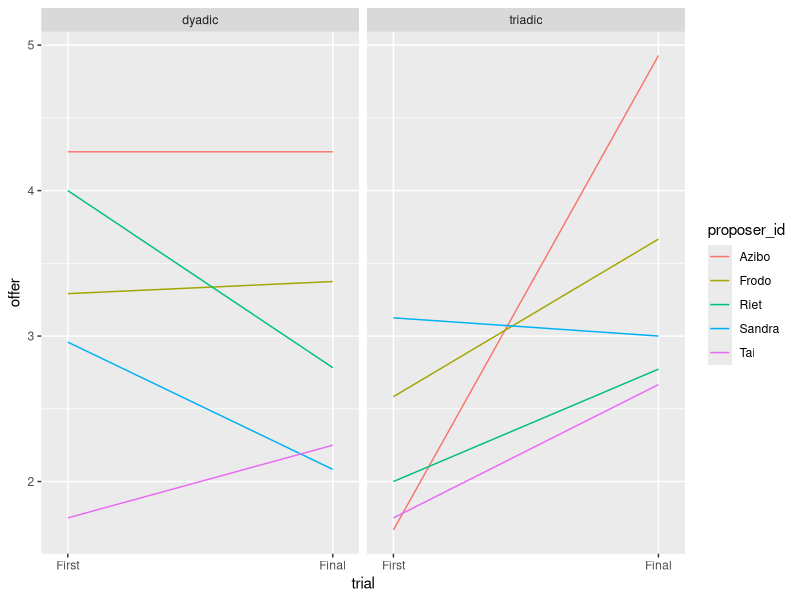
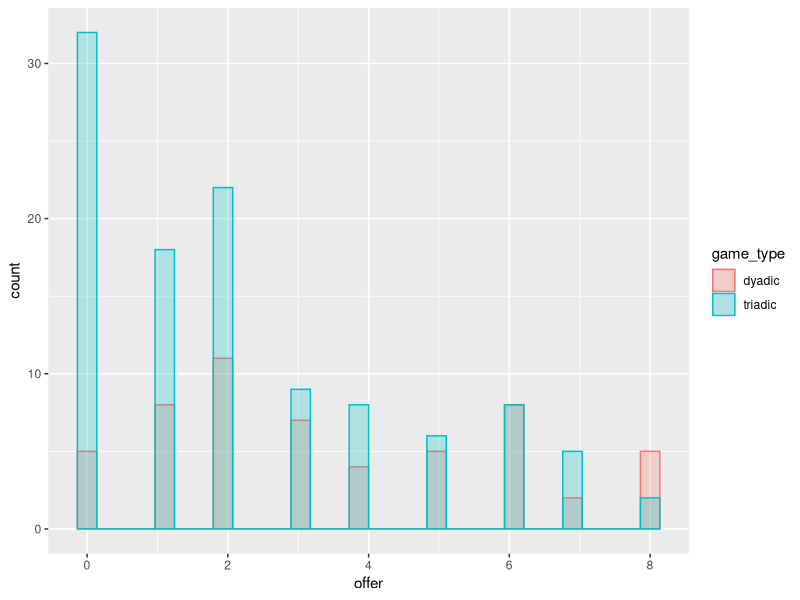
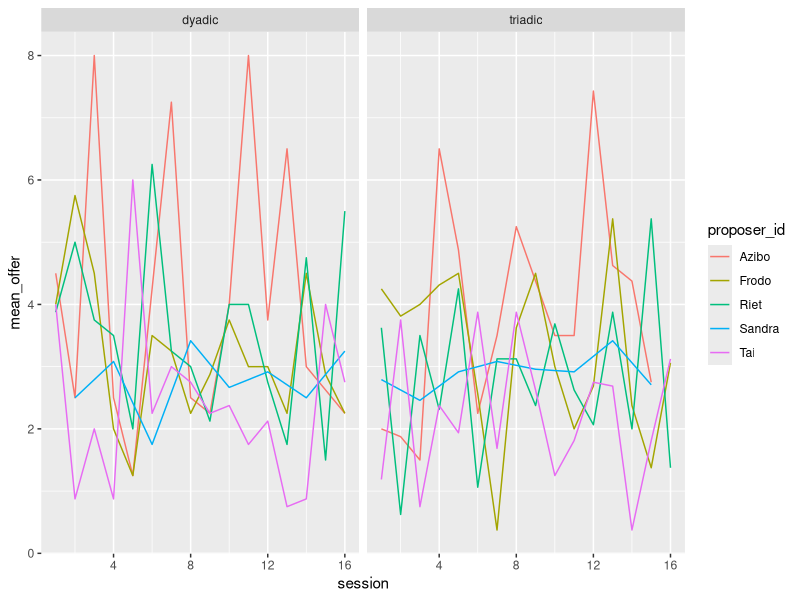
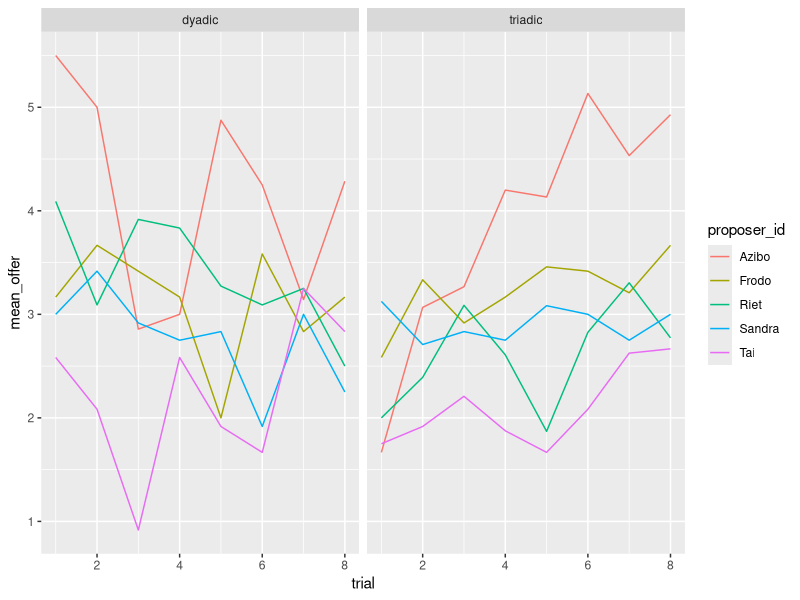
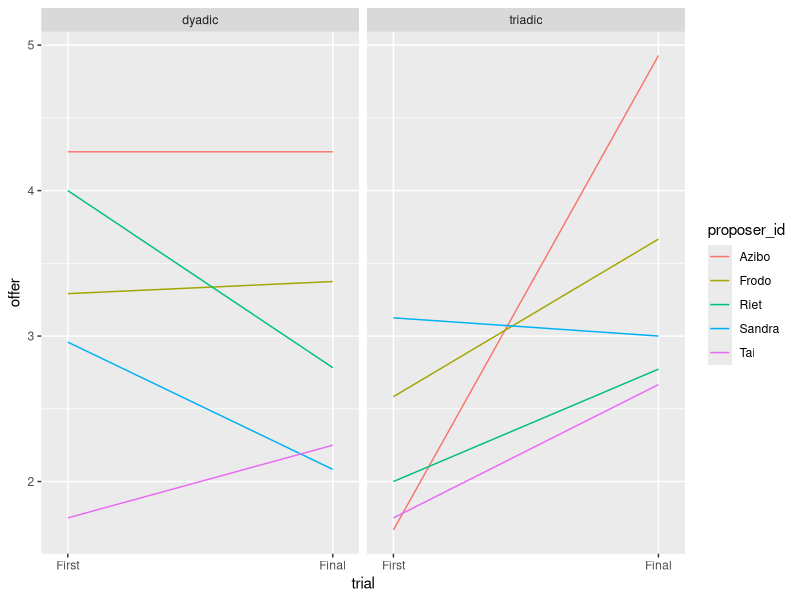
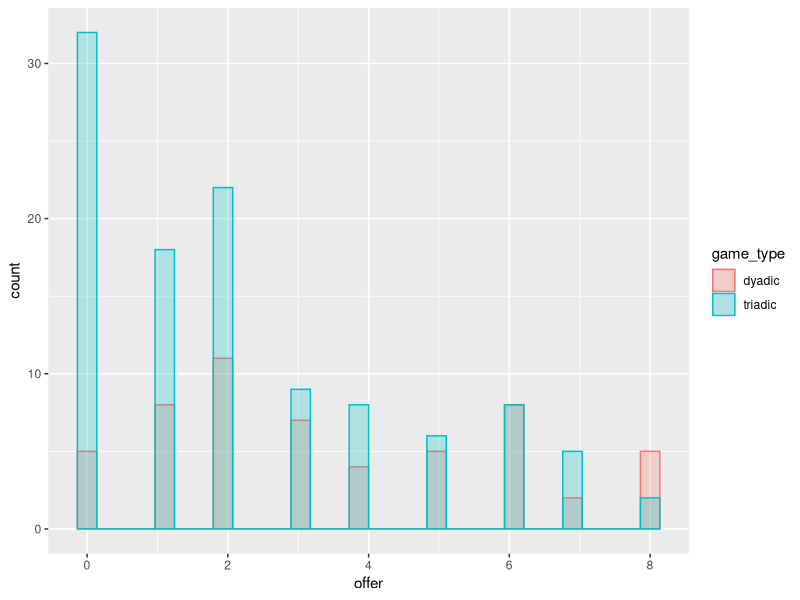
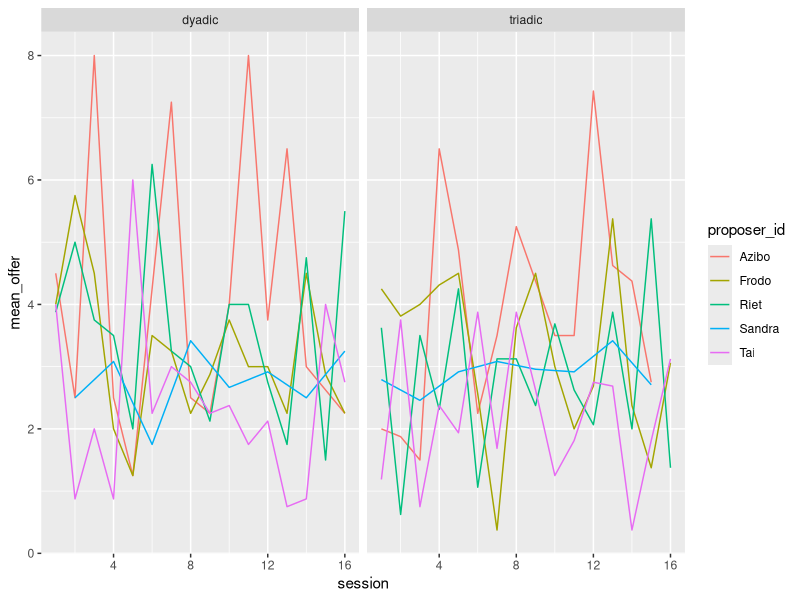
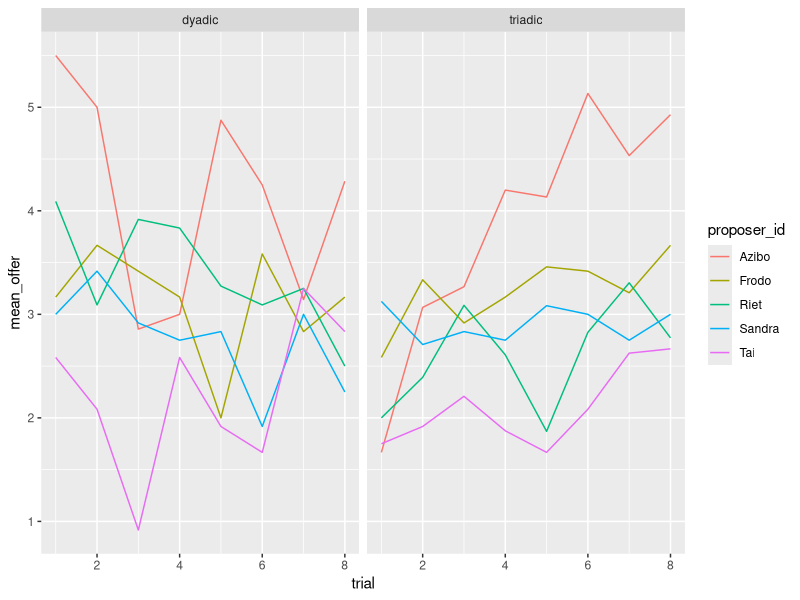

Write the R code that produced these figures, in order.
library(tidyverse)

dir.create("../plots/", showWarnings = FALSE)

d <- read_csv("../data/trial_level_data.csv")

d %>%
	filter(	(game_type=="triadic" & trial %in% c(1, 8)) |
	        (game_type=="dyadic" & trial %in% c(1, 3, 6, 8))
		) %>%
	mutate(trial=case_when(trial == 1 ~ "First",
	                       trial == 3 ~ "First",
	                       trial == 6 ~ "Final",
	                       trial == 8 ~ "Final")
	) %>%
	mutate(trial=factor(trial, c("First", "Final"))) %>%
	group_by(game_type, proposer_id, trial) %>%
	summarise(offer=mean(offer)) %>%
	ungroup() %>%
	ggplot() +
	geom_line(aes(x=trial, y=offer, colour=proposer_id, group=proposer_id)) +
	scale_x_discrete(expand=c(0.1,0)) +
	facet_wrap(~game_type)

ggsave("../plots/first_vs_final_offer.png")

d %>% filter(trial == 1) %>%
	ggplot() +
	geom_histogram(aes(x=offer, colour=game_type, fill=game_type),
			position="identity", alpha=0.25)

ggsave("../plots/first_offers_dyadic_vs_triadic.png")

d %>%
	group_by(game_type, proposer_id, session) %>%
	summarise(mean_offer=mean(offer)) %>%
	ungroup() %>%
	ggplot() +
	geom_line(aes(x=session, y=mean_offer, colour=proposer_id, group=proposer_id)) +
	facet_wrap(~game_type)

ggsave("../plots/mean_offer_by_session.png")

d %>%
	group_by(game_type, proposer_id, trial) %>%
	summarise(mean_offer=mean(offer)) %>%
	ungroup() %>%
	ggplot() +
	geom_line(aes(x=trial, y=mean_offer, colour=proposer_id, group=proposer_id)) +
	facet_wrap(~game_type)

ggsave("../plots/mean_offer_by_trial.png")

